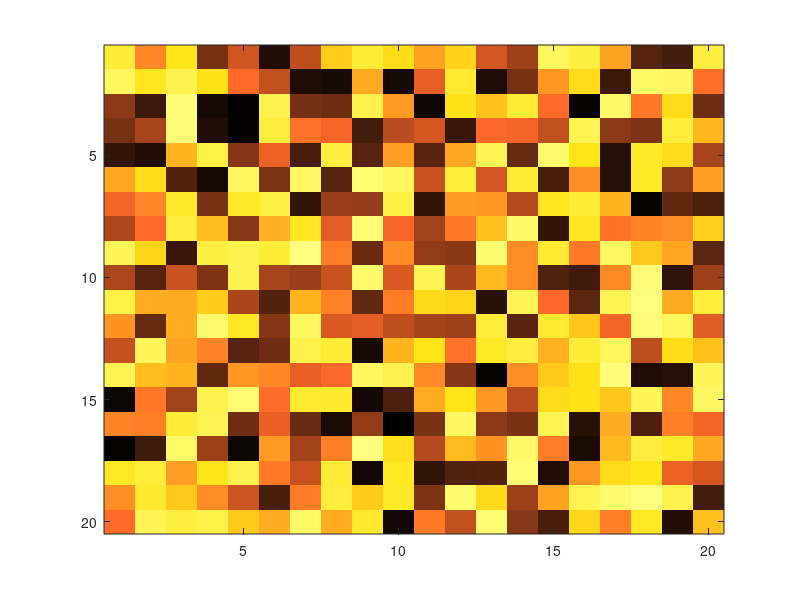

This figure's MATLAB source:
custom_colormap = load('neuron_space_colormap.mat');
%data = round( 2 * ( rand(20) - 0.5 ) );
data = 2 * ( rand(20) - 0.5 );
figure; hAxes = gca;
imagesc( hAxes, data );
colormap(custom_colormap.CustomColormap2);

%colormapeditor

%colormap( hAxes , [1 1 1; 1 0 0; 0 1 0] )
%colormap( hAxes , [1 1 1; .5 0 0; 1 0 0; 0 0 0] )
%colormap( [1 1 1; .5 0 0; 1 0 0; 0 0 0] )
%colormap( hAxes , custom_colormap )